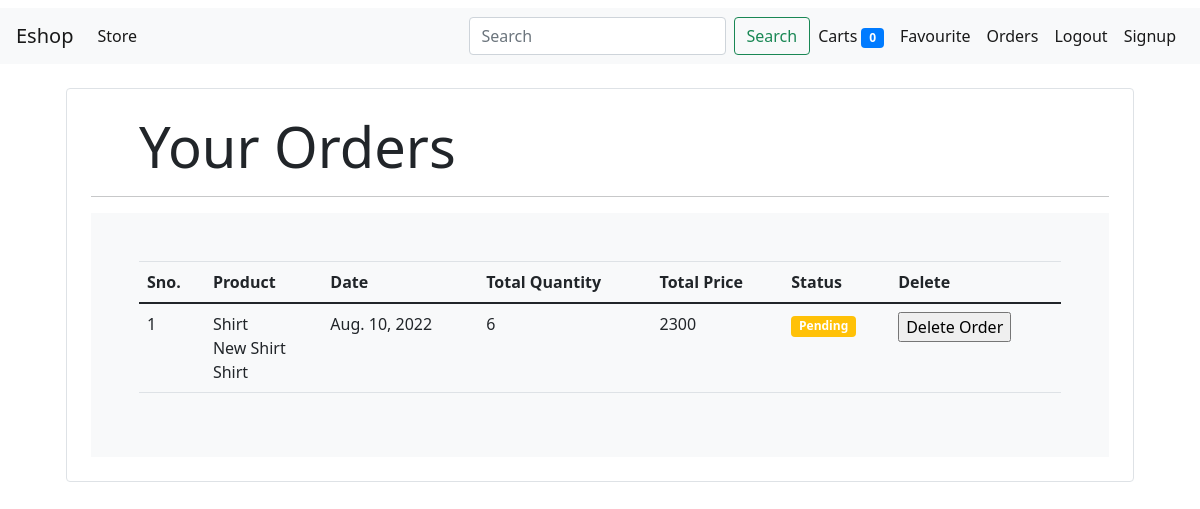
Page /orders (signed in) on the committed database.
### store/models/order.py (models this page shows, shortened)
class Order(models.Model):
    product= models.ManyToManyField(Product, blank=True)
    customer = models.ForeignKey(Customer,
                                 on_delete=models.CASCADE)
    quantity = models.IntegerField(default=1)
    price = models.IntegerField()
    address = models.CharField(max_length=50, default='', blank=True)
    phone = models.CharField(max_length=50, default='', blank=True)
    date = models.DateField(default=datetime.datetime.today)
    status = models.BooleanField(default=False)
    @staticmethod
    def get_orders_by_customer_id(customer_id):
        return Order.objects.filter(customer=customer_id).order_by('-date')

### store/models/products.py (models this page shows, shortened)
class Product(models.Model):
    name=models.CharField(max_length=50)
    price=models.IntegerField(default=0)
    category=models.ForeignKey(Category, on_delete=models.CASCADE, default=1, null=True, blank=True)
    description=models.CharField(max_length=200, default='')
    image=models.ImageField(upload_to='upload/products/', default="default.jpg")

### store/views/orders.py (the view)
# urls.py: path('orders', Orders.as_view(), name='orders'),
class Orders(View):
    def get(self, request):
        try:
            del_order=request.GET["del_order"]
            if del_order:
                dell=Order.objects.filter(id=del_order)
                print(dell)
                dell.delete()
        except:
            pass
        customer=request.session.get('customer')
        orders=Order.get_orders_by_customer_id(customer).order_by('-date')
        return render(request, 'orders.html', {'orders':orders})

### store/templatetags/cart.py (called while the page is built)
@register.filter(name='total_cart')
def total_cart(cart):
    return sum([i for i in cart])

@register.filter(name='currency')
def currency(number):
    return 'Rs ' + str(number)

@register.filter(name='multiply')
def multiply(number, number1):
    return number*number1

### store/templates/orders.html (shortened to what this page needs)
{% extends 'base.html'%}
{% block content%}
{% load cart %}
<div class="container">
  <div class="border rounded p-4 m-4">
    <p class="display-4 pl-4 ml-4">Your Orders</p>
    <hr>
    <section class="bg-light p-5">
      <div class="responsive-table" id="no-more-tables">
    <table class="table">
      <thead>
        <tr>
          <th>Sno.</th>
          <th>Product</th>
          <th>Date</th>
          <th>Total Quantity</th>
          <th>Total Price</th>
          <th>Status</th>
          <th>Delete</th>
        </tr>
      </thead>
      <tbodys>
        {% for order in orders %}
        <tr>
          <td data-title="Sno.">{{ forloop.counter}}</td>
          <td data-title="Product">
            {%for i in order.product.all%}
            {{i.name}}<br>
            {% endfor%}
          </td>
          <td data-title="Date">{{order.date}}</td>
          <td data-title="Quantity"> {{order.quantity}}</td>
          <td data-title="Price"> {{order.price}}</td>
          {% if order.status%}
          <td data-title="Status"><small class="badge badge-success">Completed</small></td>
          {% else%}
          <td data-title="Delete"><small class="badge badge-warning">Pending</small></td>
          <td data-title="Sno.">
            <form action="" method="GET">
              <input type="submit" value="Delete Order">
            </form>
          </td>
          {%endif%}
        </tr>
          {% endfor %}
    </table>
    </section>
    </div>
  </div>
{% endblock%}

### store/templates/base.html (style rules this page uses)
body { width: 100%; height: 100%; }

### rows in the picture
Order: date "Aug. 10, 2022", quantity "6", price "2300"
Product: name "Shirt"
Product: name "New Shirt"
Product: name "Shirt"

### other values in the picture
{{ request.session.cart.values|total_cart }} "0"
